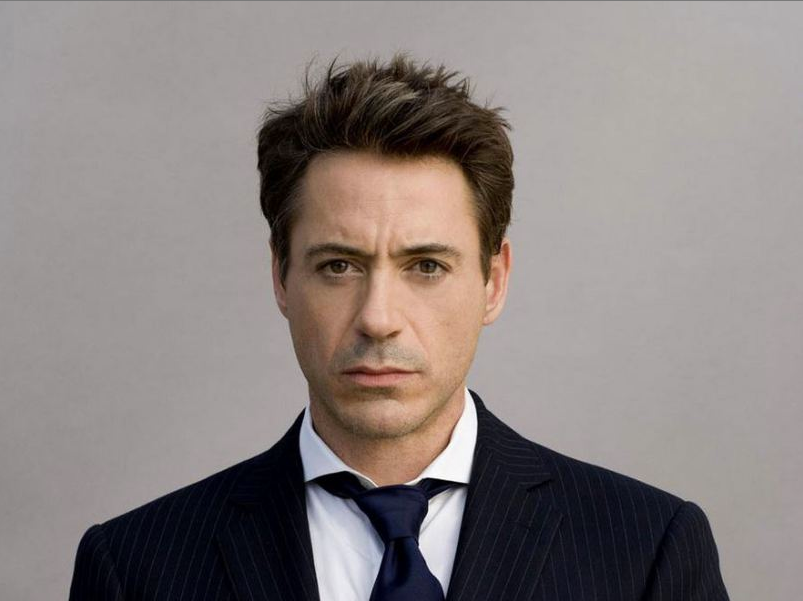
#> input picture RDJ.png, 803 x 601 px
$ python Face_Detection.py
#> lines starting #> are read from the running program, lines starting #| are printed output that depends on the picture; after the words box and inside, x2 and y2 are one past the last pixel; in counts of white or black regions, pixels touching at a corner belong together
import cv2

# Loaded data on frontal faces.
trained_face_data = cv2.CascadeClassifier('haarcascade_frontalface_default.xml')

# Chosen image to detect face in
img = cv2.imread('RDJ.png')
#> img is the input picture: shape (601, 803, 3); mean B, G, R 127.3, 129.4, 137.5

# Convert the image to greyscale
grayscaled_img = cv2.cvtColor(img, cv2.COLOR_BGR2GRAY)
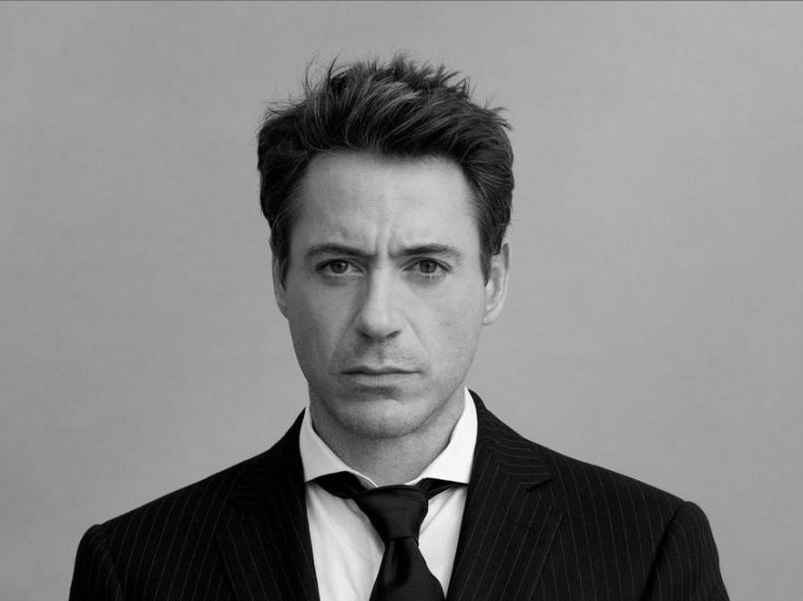
#> grayscaled_img: shape (601, 803); min 0, max 255, mean 131.5

# Detect faces
face_coordinates = trained_face_data.detectMultiScale(grayscaled_img)
#> face_coordinates = [[251, 167, 262, 262]]

# Draw the rectangle around the face
(x, y, w, h) = face_coordinates[0]
#> x = 251; y = 167; w = 262; h = 262
cv2.rectangle(img, (x, y), (x + w, y + h), (0, 255, 0), 2)
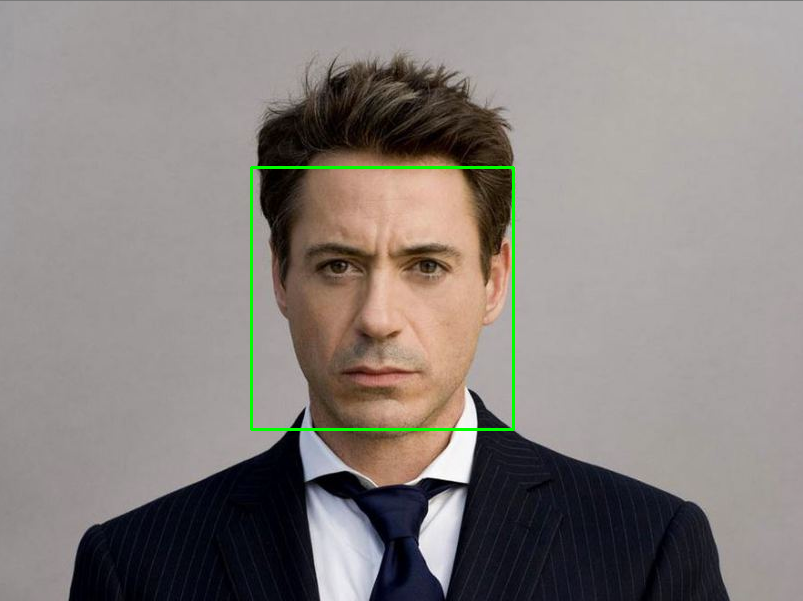
#> img: shape (601, 803, 3); 0.65% of pixels changed, all inside (x1, y1, x2, y2) = (250, 166, 515, 431)


cv2.imshow('Ivan Shklyaruk Face Detection', img)
cv2.waitKey()

print("Code Completed!")
